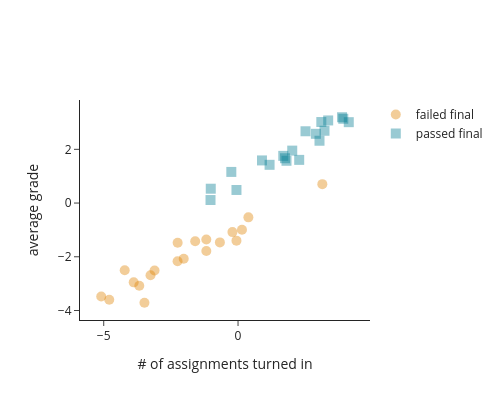

Notebook cell for this chart:
### Code cell
# plot grade by # assignments turned in
import plotly.graph_objects as go

fig = go.Figure()

fig.add_traces([
  go.Scatter(
    x=X[:N, 0],
    y=X[:N, 1],
    mode='markers',
    marker=dict(symbol='circle', color="rgba(223, 131, 0, 0.4)", size=10),
    name='failed final',
  ),
  go.Scatter(
    x=X[N:, 0],
    y=X[N:, 1],
    mode='markers',
    marker=dict(symbol='square', color="rgba(0, 124, 146, 0.4)", size=10),
    name='passed final',
  )
])

fig.update_layout(
  template='simple_white',
  width=500,
  height=400,
  xaxis_title='# of assignments turned in',
  yaxis_title='average grade',
  xaxis=dict(scaleanchor="y", scaleratio=1), # Anchor x-axis to y-axis with 1:1 ratio
  yaxis=dict(scaleanchor="x", scaleratio=1)  # Anchor y-axis to x-axis with 1:1 ratio
)

fig.show()

### Figure 1 — Plotly figure (JSON) as saved in the notebook; plotly's stock layout.template omitted (floating-point values rounded to 4 significant figures)
{"data": [{"marker": {"color": "rgba(223, 131, 0, 0.4)", "size": 10, "symbol": "circle"}, "mode": "markers", "name": "failed final", "type": "scatter", "x": [-1.18, -3.258, -1.595, -5.093, -0.6759, -4.794, -2.022, -2.248, -3.484, 3.138, -3.108, -1.181, -0.05883, -4.219, 0.3847, -2.251, -0.209, -3.677, -3.885, 0.1461], "y": [-1.787, -2.686, -1.422, -3.476, -1.464, -3.598, -2.071, -1.476, -3.711, 0.7044, -2.509, -1.355, -1.399, -2.5, -0.5323, -2.166, -1.082, -3.078, -2.952, -0.9949]}, {"marker": {"color": "rgba(0, 124, 146, 0.4)", "size": 10, "symbol": "square"}, "mode": "markers", "name": "passed final", "type": "scatter", "x": [3.872, 3.218, 4.122, 3.918, 0.8906, -1.016, -0.05871, -0.2501, -1.025, 1.803, 2.017, 2.898, 3.355, 2.277, 2.511, 3.1, 1.173, 1.684, 3.032, 1.748], "y": [3.194, 2.692, 3.011, 3.137, 1.587, 0.5341, 0.487, 1.159, 0.1127, 1.574, 1.952, 2.578, 3.075, 1.607, 2.672, 3.016, 1.423, 1.756, 2.32, 1.668]}], "layout": {"height": 400, "width": 500, "xaxis": {"scaleanchor": "y", "scaleratio": 1, "title": {"text": "# of assignments turned in"}}, "yaxis": {"scaleanchor": "x", "scaleratio": 1, "title": {"text": "average grade"}}}}
